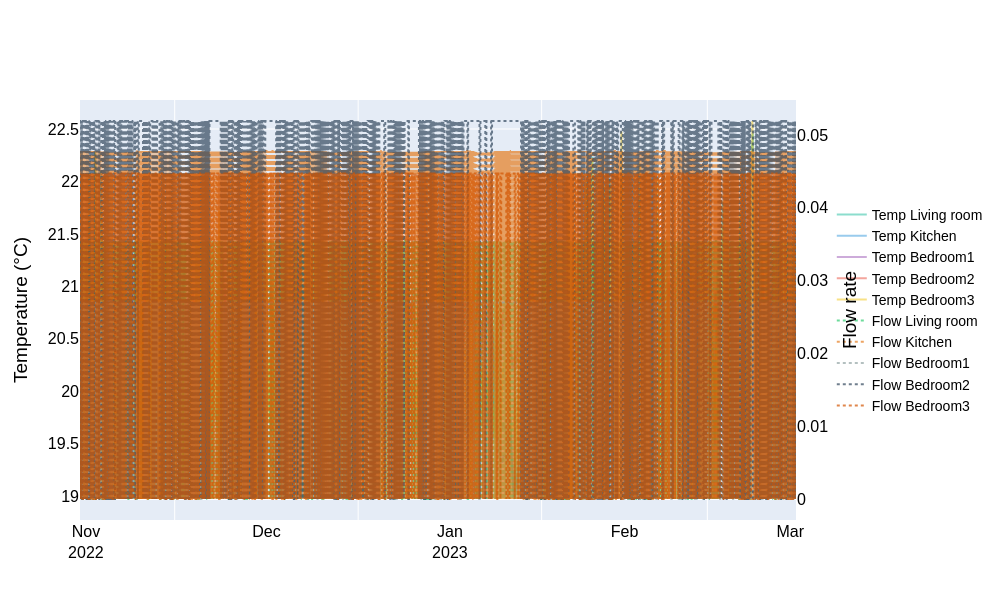

Notebook source saved alongside this figure:
### Markdown cell above
### Temperature vs On/Off flow

### Code cell
for key,df in unified.items():
    if key=='short_cycling_2T':
        fig = plot_control(df = unified[key], 
                                temperature_variables=temperature_variables,
                                flow_variables=flow_variables,
                                names=[f'Temp {z}' for z in zone_names] + [f'Flow {z}' for z in zone_names],   
                                colors=colors[:10])

        #fig.update_layout(title=key, xaxis_title='', yaxis_title='Temperature (°C)')
        fig.show()

### Figure 1 — Plotly figure (JSON) as saved in the notebook; plotly's stock layout.template omitted (floating-point values rounded to 4 significant figures; data arrays with more than 128 entries replaced by an {"elided": "..."} marker saying what was removed)
{"data": [{"line": {"color": "#1ABC9C", "width": 2}, "mode": "lines", "name": "Temp Living room", "opacity": 0.5, "type": "scatter", "x": {"elided": "5808 str values"}, "y": {"elided": "5808 float values"}, "yaxis": "y"}, {"line": {"color": "#3498DB", "width": 2}, "mode": "lines", "name": "Temp Kitchen", "opacity": 0.5, "type": "scatter", "x": {"elided": "5808 str values"}, "y": {"elided": "5808 float values"}, "yaxis": "y"}, {"line": {"color": "#9B59B6", "width": 2}, "mode": "lines", "name": "Temp Bedroom1", "opacity": 0.5, "type": "scatter", "x": {"elided": "5808 str values"}, "y": {"elided": "5808 float values"}, "yaxis": "y"}, {"line": {"color": "#E74C3C", "width": 2}, "mode": "lines", "name": "Temp Bedroom2", "opacity": 0.5, "type": "scatter", "x": {"elided": "5808 str values"}, "y": {"elided": "5808 float values"}, "yaxis": "y"}, {"line": {"color": "#F1C40F", "width": 2}, "mode": "lines", "name": "Temp Bedroom3", "opacity": 0.5, "type": "scatter", "x": {"elided": "5808 str values"}, "y": {"elided": "5808 float values"}, "yaxis": "y"}, {"line": {"color": "#2ECC71", "dash": "dot", "width": 2}, "mode": "lines", "name": "Flow Living room", "opacity": 0.7, "type": "scatter", "x": {"elided": "5808 str values"}, "y": {"elided": "5808 float values"}, "yaxis": "y2"}, {"line": {"color": "#E67E22", "dash": "dot", "width": 2}, "mode": "lines", "name": "Flow Kitchen", "opacity": 0.7, "type": "scatter", "x": {"elided": "5808 str values"}, "y": {"elided": "5808 float values"}, "yaxis": "y2"}, {"line": {"color": "#95A5A6", "dash": "dot", "width": 2}, "mode": "lines", "name": "Flow Bedroom1", "opacity": 0.7, "type": "scatter", "x": {"elided": "5808 str values"}, "y": {"elided": "5808 float values"}, "yaxis": "y2"}, {"line": {"color": "#34495E", "dash": "dot", "width": 2}, "mode": "lines", "name": "Flow Bedroom2", "opacity": 0.7, "type": "scatter", "x": {"elided": "5808 str values"}, "y": {"elided": "5808 float values"}, "yaxis": "y2"}, {"line": {"color": "#D35400", "dash": "dot", "width": 2}, "mode": "lines", "name": "Flow Bedroom3", "opacity": 0.7, "type": "scatter", "x": {"elided": "5808 str values"}, "y": {"elided": "5808 float values"}, "yaxis": "y2"}], "layout": {"font": {"color": "black", "family": "Arial, sans-serif", "size": 16}, "height": 600, "legend": {"font": {"size": 14}, "orientation": "v", "x": 1.05, "xanchor": "left", "y": 0.5, "yanchor": "middle"}, "title": {}, "width": 1000, "xaxis": {"dtick": "M1", "tickformat": "%b\n%Y", "ticklabelmode": "period", "title": {"text": ""}}, "yaxis": {"side": "left", "title": {"text": "Temperature (°C)"}}, "yaxis2": {"overlaying": "y", "showgrid": false, "side": "right", "title": {"text": "Flow rate"}}}}
